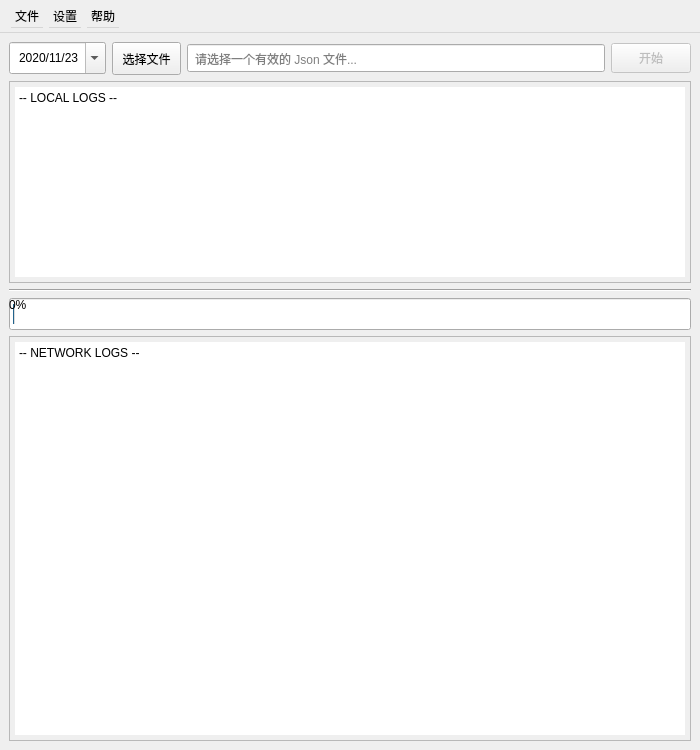
<?xml version="1.0" encoding="UTF-8"?>
<ui version="4.0">
 <class>window</class>
 <widget class="QMainWindow" name="window">
  <property name="geometry">
   <rect>
    <x>0</x>
    <y>0</y>
    <width>700</width>
    <height>750</height>
   </rect>
  </property>
  <property name="windowTitle">
   <string>AutoSubmit</string>
  </property>
  <property name="styleSheet">
   <string notr="true">* {
    font-size: 16;
    font-family: 'Cascadia Code PL', consolas, '微软雅黑';
    padding: 5px;
}
</string>
  </property>
  <property name="animated">
   <bool>true</bool>
  </property>
  <widget class="QWidget" name="main">
   <layout class="QVBoxLayout" name="verticalLayout" stretch="0,1,0,0,2">
    <item>
     <layout class="QHBoxLayout" name="control">
      <item>
       <widget class="QDateTimeEdit" name="date">
        <property name="dateTime">
         <datetime>
          <hour>0</hour>
          <minute>0</minute>
          <second>0</second>
          <year>2020</year>
          <month>11</month>
          <day>23</day>
         </datetime>
        </property>
        <property name="maximumDateTime">
         <datetime>
          <hour>23</hour>
          <minute>59</minute>
          <second>59</second>
          <year>2050</year>
          <month>12</month>
          <day>31</day>
         </datetime>
        </property>
        <property name="minimumDateTime">
         <datetime>
          <hour>0</hour>
          <minute>0</minute>
          <second>0</second>
          <year>2020</year>
          <month>1</month>
          <day>1</day>
         </datetime>
        </property>
        <property name="minimumDate">
         <date>
          <year>2020</year>
          <month>1</month>
          <day>1</day>
         </date>
        </property>
        <property name="currentSection">
         <enum>QDateTimeEdit::DaySection</enum>
        </property>
        <property name="displayFormat">
         <string>yyyy/MM/dd</string>
        </property>
        <property name="calendarPopup">
         <bool>true</bool>
        </property>
        <property name="currentSectionIndex">
         <number>2</number>
        </property>
        <property name="timeSpec">
         <enum>Qt::LocalTime</enum>
        </property>
       </widget>
      </item>
      <item>
       <widget class="QToolButton" name="btn_select">
        <property name="text">
         <string>选择文件</string>
        </property>
       </widget>
      </item>
      <item>
       <widget class="QLineEdit" name="addr">
        <property name="minimumSize">
         <size>
          <width>200</width>
          <height>0</height>
         </size>
        </property>
        <property name="text">
         <string/>
        </property>
        <property name="readOnly">
         <bool>true</bool>
        </property>
        <property name="placeholderText">
         <string>请选择一个有效的 Json 文件...</string>
        </property>
       </widget>
      </item>
      <item>
       <widget class="QPushButton" name="btn_start">
        <property name="enabled">
         <bool>false</bool>
        </property>
        <property name="sizePolicy">
         <sizepolicy hsizetype="Fixed" vsizetype="Fixed">
          <horstretch>0</horstretch>
          <verstretch>0</verstretch>
         </sizepolicy>
        </property>
        <property name="minimumSize">
         <size>
          <width>80</width>
          <height>0</height>
         </size>
        </property>
        <property name="maximumSize">
         <size>
          <width>16777215</width>
          <height>16777215</height>
         </size>
        </property>
        <property name="text">
         <string>开始</string>
        </property>
       </widget>
      </item>
     </layout>
    </item>
    <item>
     <widget class="QTextBrowser" name="log_local">
      <property name="minimumSize">
       <size>
        <width>0</width>
        <height>120</height>
       </size>
      </property>
      <property name="readOnly">
       <bool>true</bool>
      </property>
      <property name="html">
       <string>&lt;!DOCTYPE HTML PUBLIC &quot;-//W3C//DTD HTML 4.0//EN&quot; &quot;http://www.w3.org/TR/REC-html40/strict.dtd&quot;&gt;
&lt;html&gt;&lt;head&gt;&lt;meta name=&quot;qrichtext&quot; content=&quot;1&quot; /&gt;&lt;style type=&quot;text/css&quot;&gt;
p, li { white-space: pre-wrap; }
&lt;/style&gt;&lt;/head&gt;&lt;body style=&quot; font-family:'Cascadia Code PL','consolas','微软雅黑'; font-size:9pt; font-weight:400; font-style:normal;&quot;&gt;
&lt;p style=&quot; margin-top:0px; margin-bottom:0px; margin-left:0px; margin-right:0px; -qt-block-indent:0; text-indent:0px;&quot;&gt;-- LOCAL LOGS --&lt;/p&gt;&lt;/body&gt;&lt;/html&gt;</string>
      </property>
     </widget>
    </item>
    <item>
     <widget class="Line" name="line">
      <property name="orientation">
       <enum>Qt::Horizontal</enum>
      </property>
     </widget>
    </item>
    <item>
     <widget class="QProgressBar" name="progress_bar">
      <property name="value">
       <number>0</number>
      </property>
     </widget>
    </item>
    <item>
     <widget class="QTextBrowser" name="log_network">
      <property name="minimumSize">
       <size>
        <width>0</width>
        <height>240</height>
       </size>
      </property>
      <property name="html">
       <string>&lt;!DOCTYPE HTML PUBLIC &quot;-//W3C//DTD HTML 4.0//EN&quot; &quot;http://www.w3.org/TR/REC-html40/strict.dtd&quot;&gt;
&lt;html&gt;&lt;head&gt;&lt;meta name=&quot;qrichtext&quot; content=&quot;1&quot; /&gt;&lt;style type=&quot;text/css&quot;&gt;
p, li { white-space: pre-wrap; }
&lt;/style&gt;&lt;/head&gt;&lt;body style=&quot; font-family:'Cascadia Code PL','consolas','微软雅黑'; font-size:9pt; font-weight:400; font-style:normal;&quot;&gt;
&lt;p style=&quot; margin-top:0px; margin-bottom:0px; margin-left:0px; margin-right:0px; -qt-block-indent:0; text-indent:0px;&quot;&gt;-- NETWORK LOGS --&lt;/p&gt;&lt;/body&gt;&lt;/html&gt;</string>
      </property>
     </widget>
    </item>
   </layout>
  </widget>
  <widget class="QMenuBar" name="menubar">
   <property name="geometry">
    <rect>
     <x>0</x>
     <y>0</y>
     <width>700</width>
     <height>36</height>
    </rect>
   </property>
   <widget class="QMenu" name="file">
    <property name="title">
     <string>文件</string>
    </property>
    <addaction name="create_txt"/>
    <addaction name="convert"/>
    <addaction name="separator"/>
    <addaction name="quit"/>
   </widget>
   <widget class="QMenu" name="config">
    <property name="title">
     <string>设置</string>
    </property>
    <addaction name="common"/>
    <addaction name="separator"/>
    <addaction name="name"/>
    <addaction name="rank"/>
    <addaction name="separator"/>
    <addaction name="url"/>
   </widget>
   <widget class="QMenu" name="help">
    <property name="title">
     <string>帮助</string>
    </property>
    <addaction name="about"/>
    <addaction name="about_qt"/>
   </widget>
   <addaction name="file"/>
   <addaction name="config"/>
   <addaction name="help"/>
  </widget>
  <action name="about">
   <property name="text">
    <string>关于</string>
   </property>
  </action>
  <action name="about_qt">
   <property name="text">
    <string>关于 Qt</string>
   </property>
  </action>
  <action name="create_txt">
   <property name="text">
    <string>新建 txt</string>
   </property>
   <property name="shortcut">
    <string>Ctrl+N</string>
   </property>
  </action>
  <action name="convert">
   <property name="text">
    <string>转换为 Json</string>
   </property>
   <property name="shortcut">
    <string>Ctrl+M</string>
   </property>
  </action>
  <action name="quit">
   <property name="text">
    <string>退出</string>
   </property>
  </action>
  <action name="name">
   <property name="enabled">
    <bool>false</bool>
   </property>
   <property name="text">
    <string>校正名称</string>
   </property>
  </action>
  <action name="rank">
   <property name="enabled">
    <bool>false</bool>
   </property>
   <property name="text">
    <string>标注评级</string>
   </property>
  </action>
  <action name="url">
   <property name="enabled">
    <bool>false</bool>
   </property>
   <property name="text">
    <string>编辑 URL 规则</string>
   </property>
  </action>
  <action name="common">
   <property name="text">
    <string>常规设置</string>
   </property>
   <property name="shortcut">
    <string>Ctrl+,</string>
   </property>
  </action>
 </widget>
 <tabstops>
  <tabstop>date</tabstop>
  <tabstop>btn_select</tabstop>
  <tabstop>addr</tabstop>
  <tabstop>btn_start</tabstop>
  <tabstop>log_local</tabstop>
  <tabstop>log_network</tabstop>
 </tabstops>
 <resources/>
 <connections/>
</ui>
